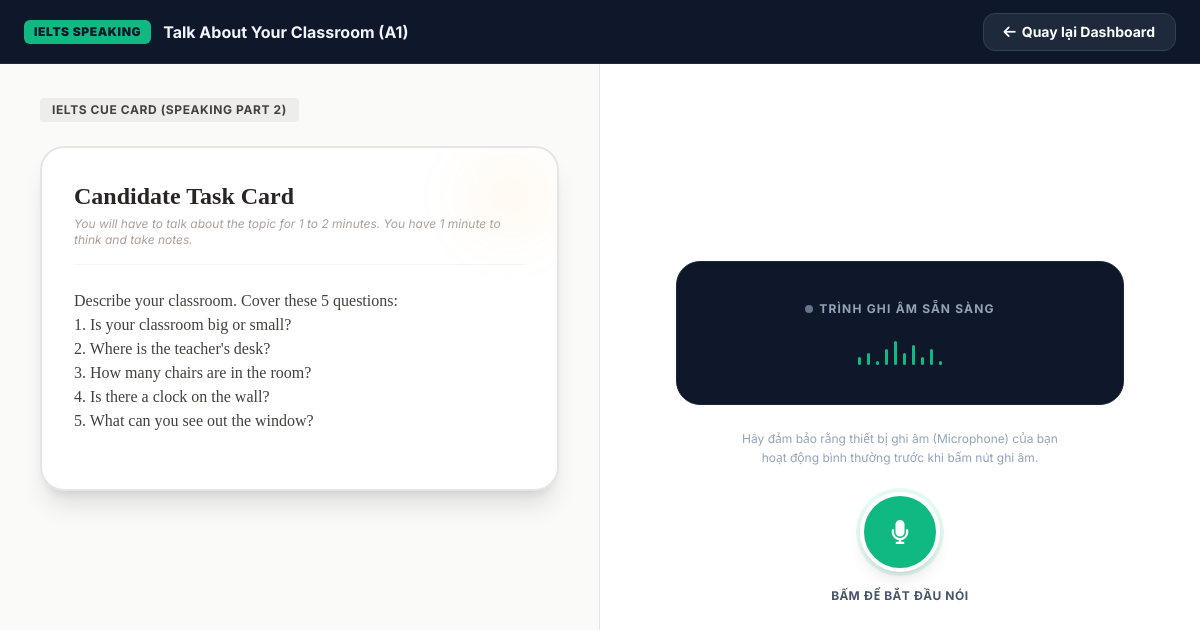
Screenshot of /speaking/test/90/ (signed in) with the database file from the repository.
### core/models.py (models this page shows, shortened)
class SpeakingPrompt(models.Model):
    user = models.ForeignKey(
        User,
        on_delete=models.CASCADE,
        related_name="speaking_prompts",
        null=True,
        blank=True,
        verbose_name="Người tạo",
    )
    title = models.CharField(max_length=200, verbose_name="Tiêu đề bài nói")
    prompt_text = models.TextField(verbose_name="Câu hỏi phản xạ/chủ đề nói")
    created_at = models.DateTimeField(auto_now_add=True, verbose_name="Ngày tạo")
    level = models.CharField(
        max_length=2,
        choices=LEVEL_CHOICES,
        default="A1",
        verbose_name="Trình độ",
    )
    class Meta:
        verbose_name = "Bài nói (Speaking)"
        verbose_name_plural = "Bài nói (Speaking)"
        ordering = ["-created_at"]

### core/views.py (the view, shortened to what this page needs)
# urls.py: path("speaking/test/<int:prompt_id>/", views.speaking_test_view, name="speaking_test"),
@login_required(login_url="login")
def speaking_test_view(request, prompt_id):
    from .models import SpeakingPrompt, UserSubmission
    prompt = get_object_or_404(SpeakingPrompt, id=prompt_id)
    context = {
        "prompt": prompt
    }
    return render(request, "core/speaking_test.html", context)

### templates/core/speaking_test.html (shortened to what this page needs)
{% load static %}{% load custom_filters %}
<!DOCTYPE html>
<html lang="vi" class="h-full">
<head>
    <script src="https://cdn.tailwindcss.com"></script>
    <link rel="stylesheet" href="https://cdnjs.cloudflare.com/ajax/libs/font-awesome/6.4.0/css/all.min.css">
</head>
<body class="bg-slate-50 h-full flex flex-col">
    <header class="bg-slate-900 text-white h-16 px-4 sm:px-6 flex items-center justify-between border-b border-slate-800 z-30 flex-shrink-0">
        <div class="flex items-center gap-3">
            <span class="bg-emerald-500 text-slate-900 text-xs font-black px-2.5 py-1 rounded-md uppercase tracking-wider">IELTS Speaking</span>
            <h1 class="font-bold text-sm sm:text-base truncate max-w-[200px] sm:max-w-xs md:max-w-md lg:max-w-lg text-slate-100">
                {{ prompt.title }}
            </h1>
        </div>
        <div>
            <a href="{% url 'dashboard' %}"
               class="px-5 py-2 bg-slate-800 hover:bg-slate-700 text-white font-bold text-sm rounded-xl transition-all border border-slate-700 flex items-center gap-1.5">
                <i class="fas fa-arrow-left"></i> Quay lại Dashboard
            </a>
        </div>
    </header>
    <main class="flex-1 flex flex-col md:flex-row overflow-hidden relative">
        <section class="w-full md:w-[50%] h-1/2 md:h-full bg-stone-50 border-r border-slate-200 overflow-y-auto px-6 sm:px-10 py-8 select-text">
            <div class="max-w-xl mx-auto space-y-6">
                <div class="inline-flex items-center bg-stone-200/60 text-stone-700 px-3 py-1 rounded text-xs font-bold uppercase tracking-wider">
                    IELTS Cue Card (Speaking Part 2)
                </div>
                <div class="bg-white rounded-3xl border-2 border-stone-200 shadow-xl p-8 relative overflow-hidden font-serif">
                    <div class="absolute right-0 top-0 w-24 h-24 bg-amber-500/5 rounded-full blur-xl"></div>
                    <div class="border-b border-stone-100 pb-4 mb-6">
                        <h2 class="text-xl sm:text-2xl font-black text-stone-800 leading-tight">
                            Candidate Task Card
                        </h2>
                        <p class="text-xs text-stone-400 font-sans italic mt-1">
                            You will have to talk about the topic for 1 to 2 minutes. You have 1 minute to think and take notes.
                        </p>
                    </div>
                    <div class="space-y-6 text-stone-700 leading-relaxed text-sm sm:text-base">
                        <p class="font-bold text-stone-800 text-base sm:text-lg italic">
                            {{ prompt.prompt_text|linebreaks }}
                        </p>
                    </div>
                </div>
            </div>
        </section>
        <section class="w-full md:w-[50%] h-1/2 md:h-full bg-white overflow-y-auto px-6 sm:px-10 py-8 flex flex-col justify-center">
            <div class="max-w-md mx-auto w-full space-y-8" id="speaking-app-container">
                <div id="recording-stage" class="space-y-6 text-center animate-fade-in">
                    <div class="bg-slate-900 rounded-3xl p-6 h-36 flex flex-col justify-center items-center relative overflow-hidden border border-slate-800 shadow-inner">
                        <p id="visualizer-status" class="text-slate-400 font-bold text-xs uppercase tracking-widest z-10 mb-4 flex items-center gap-1.5">
                            <span class="w-2 h-2 rounded-full bg-slate-500" id="status-dot"></span>
                            Trình ghi âm sẵn sàng
                        </p>
                        <div class="flex items-end gap-1.5 h-8 z-10" id="bars-container">
                            <div class="bar h-2"></div>
                            <div class="bar h-3"></div>
                            <div class="bar h-1"></div>
                            <div class="bar h-4"></div>
                            <div class="bar h-6"></div>
                            <div class="bar h-3"></div>
                            <div class="bar h-5"></div>
                            <div class="bar h-2"></div>
                            <div class="bar h-4"></div>
                            <div class="bar h-1"></div>
                        </div>
                    </div>
                    <p class="text-xs text-slate-400 max-w-xs mx-auto leading-relaxed">
                        Hãy đảm bảo rằng thiết bị ghi âm (Microphone) của bạn hoạt động bình thường trước khi bấm nút ghi âm.
                    </p>
                    <div class="flex flex-col items-center gap-4 justify-center">
                        <button id="btn-record"
                                class="w-20 h-20 rounded-full bg-emerald-500 hover:bg-emerald-600 active:scale-95 text-white flex items-center justify-center shadow-lg transition-all focus:outline-none relative group border-4 border-white ring-4 ring-emerald-500/10">
                            <i id="record-icon" class="fas fa-microphone text-2xl"></i>
                        </button>
                        <p id="record-btn-label" class="text-xs font-bold text-slate-600 uppercase tracking-wider">
                            Bấm để bắt đầu Nói
                        </p>
                    </div>
                </div>
            </div>
        </section>
    </main>
</body>
</html>

### templates/core/speaking_test.html (style rules this page uses)
body { font-family: 'Inter', system-ui, sans-serif; }
.bar { width: 3px; height: 4px; background-color: #10b981; border-radius: 9999px; transition: height 0.1s ease; }

### rows the page displays
SpeakingPrompt: title "Talk About Your Classroom (A1)", prompt_text "Describe your classroom. Cover these 5 questions: 1. Is your classroom big or small? 2. Where is the teacher's desk? 3. How many chairs are in the room? 4. Is there a clock on the wall? 5. What can you see out the window?"
